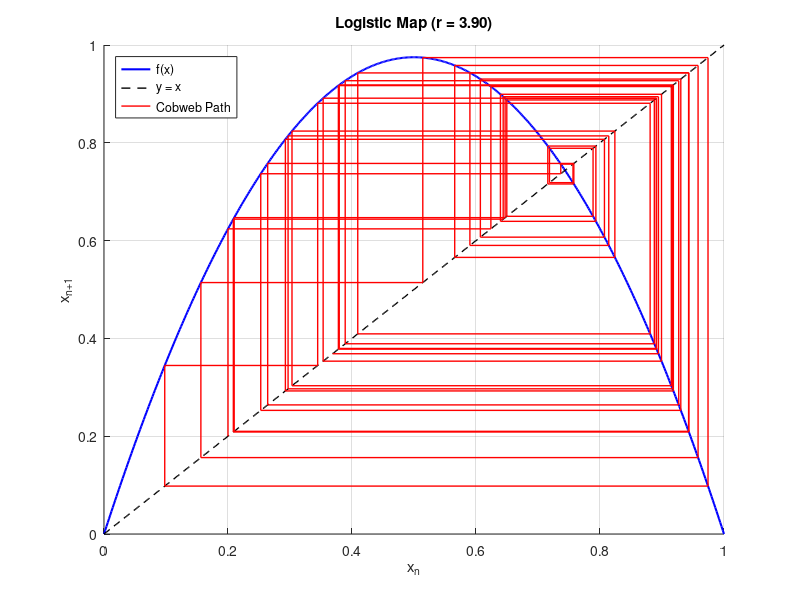

Write MATLAB code to recreate this figure.
clc; clear; close all;

% Parameter Logistic Map
r = 3.9;              % Parameter chaos (3.57–4 untuk chaos)
x0 = 0.2;             % Seed awal dalam [0,1]
N = 50;               % Jumlah iterasi untuk cobweb
x = zeros(1, N+1);
x(1) = x0;

% Definisi fungsi Logistic Map
f = @(x) r * x .* (1 - x);

% Buat cobweb data iterasi
for n = 1:N
    x(n+1) = f(x(n));
end

% Grid untuk kurva f(x) dan garis y=x
xgrid = linspace(0,1,500);
ygrid = f(xgrid);

% Plot Cobweb
figure('Position',[100 100 800 600]); hold on;
plot(xgrid, ygrid, 'b', 'LineWidth',1.5);      % Kurva f(x)
plot(xgrid, xgrid, 'k--', 'LineWidth',1);      % Garis y=x
title(sprintf('Logistic Map (r = %.2f)', r));
xlabel('x_n'); ylabel('x_{n+1}');
grid on;

% Gambar lintasan cobweb
xn = x0;
for n = 1:N
    x_next = f(xn);
    % Garis vertikal: (xn, xn) ke (xn, x_{n+1})
    plot([xn xn], [xn x_next], 'r', 'LineWidth',1);
    % Garis horizontal: (xn, x_{n+1}) ke (x_{n+1}, x_{n+1})
    plot([xn x_next], [x_next x_next], 'r', 'LineWidth',1);
    xn = x_next;
end

legend({'f(x)','y = x','Cobweb Path'}, 'Location','NorthWest');
axis([0 1 0 1]);
